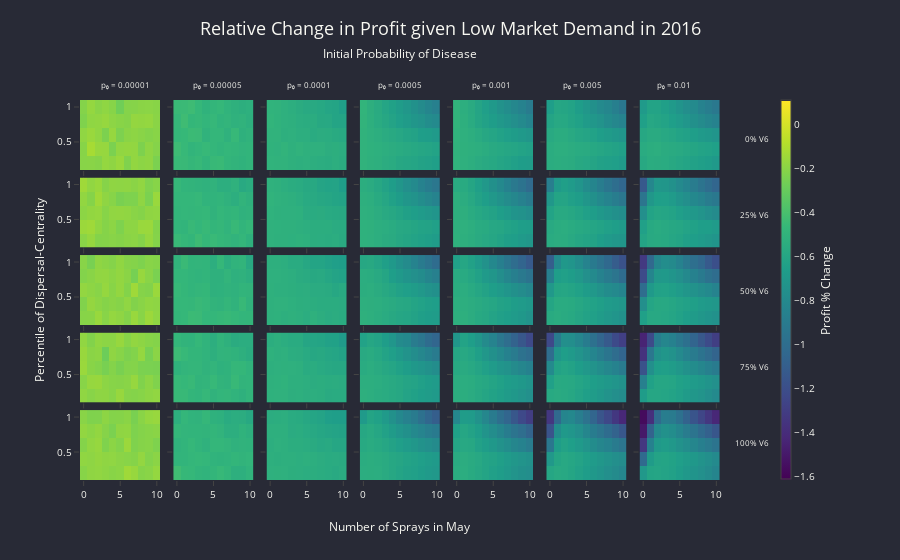

The code cell stored with this chart in its notebook:
### Code cell
import pandas as pd
import numpy as np
import plotly.graph_objects as go
from plotly.subplots import make_subplots

# Define parameters
year = 2016 # 2014, 2015, 2016, 2017
market_demand = 'low' # 'low', 'moderate', or 'high'

# Read and filter the data
file_name = '../data/processed/simulations/simulations_apr7.parquet'
df_profit_all = pd.read_parquet(file_name)
df_profit_all = df_profit_all[
    (df_profit_all['Year'] == year) & 
    (df_profit_all['Market Demand'] == market_demand)
]

# Convert 'Quantile' to string type for consistent labeling
df_profit_all['Quantile'] = df_profit_all['Quantile'].astype(str)

# Get sorted unique V6 Percent and Initial Probability values
unique_v6_percent = sorted(df_profit_all['V6 Percent'].unique())
unique_init_prob = sorted(df_profit_all['Initial Probability'].unique())

# **Format initial probabilities without trailing zeros**
def format_prob(prob, decimal_places=5):
    formatted = f"{prob:.{decimal_places}f}".rstrip('0').rstrip('.')
    return formatted if formatted else '0'

unique_init_prob_labels = [format_prob(prob) for prob in unique_init_prob]

# Define the grid size
n_rows = len(unique_v6_percent)
n_cols = len(unique_init_prob)

# Create subplot titles as empty strings
subplot_titles = [''] * (n_rows * n_cols)

# Create the figure with subplots
fig = make_subplots(
    rows=n_rows, cols=n_cols,
    subplot_titles=subplot_titles,
    horizontal_spacing=0.02,
    vertical_spacing=0.02,
    shared_xaxes=True,
    shared_yaxes=True,
    specs=[[{'type': 'heatmap'} for _ in range(n_cols)] for _ in range(n_rows)]
)

# Determine global color scale limits
v_min = df_profit_all['Mean Profit Percent Change'].min()
v_max = df_profit_all['Mean Profit Percent Change'].max()

# Add heatmaps to subplots
for _, row_data in df_profit_all[['V6 Percent', 'Initial Probability']].drop_duplicates().iterrows():
    v6_value = row_data['V6 Percent']
    init_prob_value = row_data['Initial Probability']

    # Filter the dataframe for the current combination
    df_filtered = df_profit_all[
        (df_profit_all['V6 Percent'] == v6_value) &
        (df_profit_all['Initial Probability'] == init_prob_value)
    ]

    # Pivot the data for heatmap
    pivot_profit = df_filtered.pivot_table(
        values='Mean Profit Percent Change',
        index='Quantile',
        columns='Sprays in May',
        aggfunc="mean"
    ).sort_index(axis=1)

    # Get x and y axes labels
    x_labels = pivot_profit.columns.tolist()
    y_labels = pivot_profit.index.tolist()

    # Determine subplot position
    v6_index = unique_v6_percent.index(v6_value)
    init_prob_index = unique_init_prob.index(init_prob_value)
    row = v6_index + 1
    col = init_prob_index + 1

    # Add heatmap to the subplot
    fig.add_trace(
        go.Heatmap(
            z=pivot_profit.values,
            x=x_labels,
            y=y_labels,
            colorscale='Viridis',
            zmin=v_min,
            zmax=v_max,
            coloraxis='coloraxis',
            showscale=False,
            xgap=0,
            ygap=0,
            hoverongaps=False
        ),
        row=row,
        col=col
    )

# Define Dracula color palette
dracula_bg = '#282a36'
dracula_font = '#f8f8f2'

# Update layout
fig.update_layout(
    template=None,
    plot_bgcolor=dracula_bg,
    paper_bgcolor=dracula_bg,
    font=dict(
        color=dracula_font,
        size=10
    ),
    title=dict(
        text=f'Relative Change in Profit given {market_demand.capitalize()} Market Demand in {year}',
        font=dict(
            color=dracula_font,
            size=18
        ),
        x=0.5,
        y=0.96,
        xanchor='center',
        yanchor='top'
    ),
    margin=dict(l=80, r=180, t=100, b=80),  # Increased top margin to accommodate new label
    coloraxis=dict(
        colorscale='Viridis',
        cmin=v_min,
        cmax=v_max,
        colorbar=dict(
            title=dict(
                text='Profit % Change',
                side='right'
            ),
            tickfont=dict(size=10),
            len=1.05,
            y=0.5,
            x=1.08,
            thickness=10
        )
    )
)

# Add "Initial Probability of Disease" label at the top center
fig.add_annotation(
    dict(
        text="Initial Probability of Disease",
        x=0.5,
        y=1.15,  # Positioned slightly above the p₀ labels
        xref="paper",
        yref="paper",
        showarrow=False,
        font=dict(
            size=12,  # Adjust font size as needed
            color=dracula_font
        ),
        align='center',
        xanchor='center'
    )
)

# Add initial probability labels with decimal notation without trailing zeros
for idx, init_prob_label in enumerate(unique_init_prob_labels):
    x_pos = (idx + 1 - 0.5) / n_cols  # Centered above each column
    fig.add_annotation(
        dict(
            text=f"p₀ = {init_prob_label}",
            x=x_pos,
            y=1.06,  # Positioned below the new "Initial Probability of Disease" label
            xref="paper",
            yref="paper",
            showarrow=False,
            font=dict(
                size=8,  # Adjust font size as needed
                color=dracula_font
            ),
            align='center',
            xanchor='center'
        )
    )

# Add row labels (% V6) at the right of each row
for idx, v6_value in enumerate(unique_v6_percent):
    y_pos = 1 - ((idx + 1 - 0.5) / n_rows)
    fig.add_annotation(
        dict(
            text=f"{int(v6_value * 100)}% V6",
            x=1.08,
            y=y_pos,
            xref="paper",
            yref="paper",
            showarrow=False,
            font=dict(
                size=8,
                color=dracula_font
            ),
            align='center',
            yanchor='middle'
        )
    )

# Add shared x-axis title
fig.add_annotation(
    dict(
        text="Number of Sprays in May",
        x=0.5,
        y=-0.15,
        xref="paper",
        yref="paper",
        showarrow=False,
        font=dict(
            size=12,
            color=dracula_font
        ),
        align='center'
    )
)

# Add shared y-axis title
fig.add_annotation(
    dict(
        text="Percentile of Dispersal-Centrality",
        x=-0.08,
        y=0.5,
        textangle=-90,
        xref="paper",
        yref="paper",
        showarrow=False,
        font=dict(
            size=12,
            color=dracula_font
        ),
        align='center'
    )
)

# Update hover template
fig.update_traces(
    hovertemplate=
    'Sprays in May: %{x}<br>' +
    'Percentile: %{y}<br>' +
    'Profit % Change: %{z:.2f}%<extra></extra>'
)

# Show the figure
fig.show()
